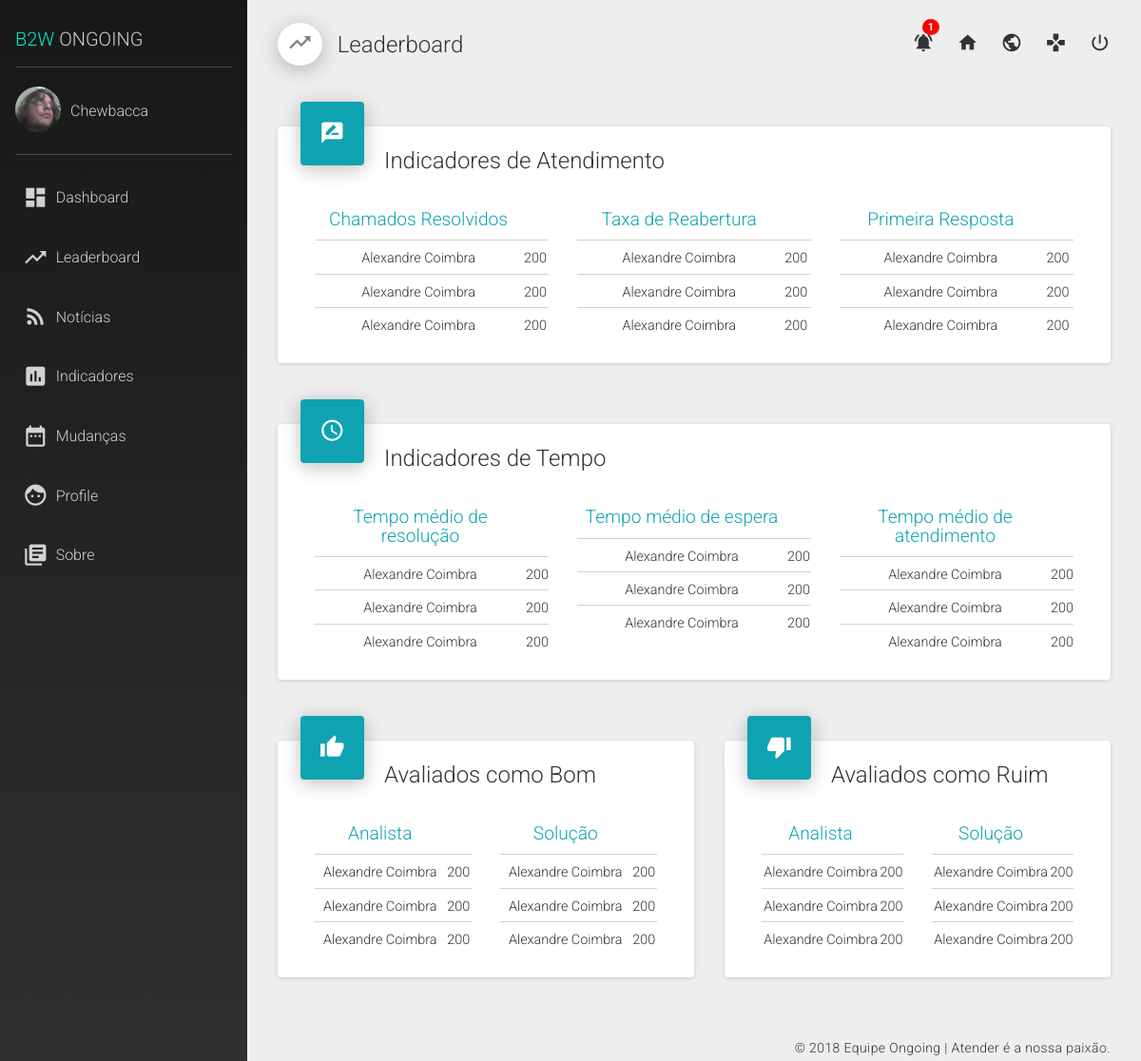
Page /leaderboard/ (signed in) on the committed database.
### dashboard/models.py (models this page shows, shortened)
class Profile(models.Model):
    username = models.OneToOneField(User, on_delete=models.CASCADE)
    nickname = models.CharField(max_length=100, blank=True)
    telegram = models.CharField(max_length=100, blank=False)
    skype = models.CharField(max_length=100, blank=False)
    hipchat = models.CharField(max_length=100, blank=False)
    phone = models.IntegerField(blank=False)
    about = models.TextField(max_length=400, blank=False)
    photo = models.ImageField(upload_to='profiles/', max_length=100, blank=True)
    agent = models.BooleanField(default=False)
    created = models.DateTimeField(auto_now_add=True)
    class Meta:
        ordering = ('created',)
        verbose_name = ('Profile')
        verbose_name_plural = ('Profile')

### dashboard/views.py (the view)
# urls.py: path('leaderboard/', views.leaderboard, name='leaderboard'),
@login_required(login_url='/')
def leaderboard(request):
    context = {
        'section': "Leaderboard",
        'section_icon': "trending_up",
    }
    return render(request, 'dashboard/sections/leaderboard.html', context)

### dashboard/templates/dashboard/sections/leaderboard.html
{% extends 'dashboard/base.html' %}
{% block content %}
    <div class="card">
        <div class="card-header">
            <i class="material-icons">rate_review</i>
            <h4>Indicadores de Atendimento</h4>
        </div>
        <div class="flexbox">
            <div class="col-md-4">
                <table>
                    <thead>
                        <tr>
                            <th>Chamados Resolvidos</th>
                        </tr>
                    </thead>
                    <tbody>
                        <tr>
                            <td>Alexandre Coimbra</td>
                            <td>200</td>
                        </tr>
                        <tr>
                            <td>Alexandre Coimbra</td>
                            <td>200</td>
                        </tr>
                        <tr>
                            <td>Alexandre Coimbra</td>
                            <td>200</td>
                        </tr>
                    </tbody>
                </table>
            </div>
            <div class="col-md-4">
                <table>
                    <thead>
                        <tr>
                            <th>Taxa de Reabertura</th>
                        </tr>
                    </thead>
                    <tbody>
                        <tr>
                            <td>Alexandre Coimbra</td>
                            <td>200</td>
                        </tr>
                        <tr>
                            <td>Alexandre Coimbra</td>
                            <td>200</td>
                        </tr>
                        <tr>
                            <td>Alexandre Coimbra</td>
                            <td>200</td>
                        </tr>
                    </tbody>
                </table>
            </div>
            <div class="col-md-4">
                <table>
                    <thead>
                        <tr>
                            <th>Primeira Resposta</th>
                        </tr>
                    </thead>
                    <tbody>
                        <tr>
                            <td>Alexandre Coimbra</td>
                            <td>200</td>
                        </tr>
                        <tr>
                            <td>Alexandre Coimbra</td>
                            <td>200</td>
                        </tr>
                        <tr>
                            <td>Alexandre Coimbra</td>
                            <td>200</td>
                        </tr>
                    </tbody>
                </table>
            </div>
        </div>
    </div>
    <div class="card">
        <div class="card-header">
            <i class="material-icons">schedule</i>
            <h4>Indicadores de Tempo</h4>
        </div>
        <div class="flexbox">
            <div class="col-md-4">
                <table>
                    <thead>
                        <tr>
                            <th>Tempo médio de resolução</th>
                        </tr>
                    </thead>
                    <tbody>
                        <tr>
                            <td>Alexandre Coimbra</td>
                            <td>200</td>
                        </tr>
                        <tr>
                            <td>Alexandre Coimbra</td>
                            <td>200</td>
                        </tr>
                        <tr>
                            <td>Alexandre Coimbra</td>
                            <td>200</td>
                        </tr>
                    </tbody>
                </table>
            </div>
            <div class="col-md-4">
                <table>
                    <thead>
                        <tr>
                            <th>Tempo médio de espera</th>
                        </tr>
                    </thead>
                    <tbody>
                        <tr>
                            <td>Alexandre Coimbra</td>
                            <td>200</td>
                        </tr>
                        <tr>
                            <td>Alexandre Coimbra</td>
                            <td>200</td>
                        </tr>
                        <tr>
                            <td>Alexandre Coimbra</td>
                            <td>200</td>
                        </tr>
                    </tbody>
                </table>
            </div>
            <div class="col-md-4">
                <table>
                    <thead>
                        <tr>
                            <th>Tempo médio de atendimento</th>
                        </tr>
                    </thead>
                    <tbody>
                        <tr>
                            <td>Alexandre Coimbra</td>
                            <td>200</td>
                        </tr>
                        <tr>
                            <td>Alexandre Coimbra</td>
                            <td>200</td>
                        </tr>
                        <tr>
                            <td>Alexandre Coimbra</td>
                            <td>200</td>
                        </tr>
                    </tbody>
                </table>
            </div>
        </div>
    </div>
    <div class="flexbox space-between">
        <div class="card card-double">
            <div class="card-header">
                <i class="material-icons">thumb_up</i>
                <h4>Avaliados como Bom</h4>
            </div>
            <div class="flexbox">
                <div class="col-md-6">
                    <table>
                        <thead>
                            <tr>
                                <th>Analista</th>
                            </tr>
                        </thead>
                        <tbody>
                            <tr>
                                <td>Alexandre Coimbra</td>
                                <td>200</td>
                            </tr>
                            <tr>
                                <td>Alexandre Coimbra</td>
                                <td>200</td>
                            </tr>
                            <tr>
                                <td>Alexandre Coimbra</td>
                                <td>200</td>
                            </tr>
                        </tbody>
                    </table>
                </div>
                <div class="col-md-6">
                    <table>
                        <thead>
                            <tr>
                                <th>Solução</th>
                            </tr>
                        </thead>
                        <tbody>
                            <tr>
                                <td>Alexandre Coimbra</td>
                                <td>200</td>
                            </tr>
                            <tr>
                                <td>Alexandre Coimbra</td>
                                <td>200</td>
                            </tr>
                            <tr>
                                <td>Alexandre Coimbra</td>
                                <td>200</td>
                            </tr>
                        </tbody>
                    </table>
                </div>
            </div>
        </div>
        <div class="card card-double">
            <div class="card-header">
                <i class="material-icons">thumb_down</i>
                <h4>Avaliados como Ruim</h4>
            </div>
            <div class="flexbox">
                <div class="col-md-6">
                    <table>
                        <thead>
                            <tr>
                                <th>Analista</th>
                            </tr>
                        </thead>
                        <tbody>
                            <tr>
                                <td>Alexandre Coimbra</td>
                                <td>200</td>
                            </tr>
                            <tr>
                                <td>Alexandre Coimbra</td>
                                <td>200</td>
                            </tr>
                            <tr>
                                <td>Alexandre Coimbra</td>
                                <td>200</td>
                            </tr>
                        </tbody>
                    </table>
                </div>
                <div class="col-md-6">
                    <table>
                        <thead>
                            <tr>
                                <th>Solução</th>
                            </tr>
                        </thead>
                        <tbody>
                            <tr>
                                <td>Alexandre Coimbra</td>
                                <td>200</td>
                            </tr>
                            <tr>
                                <td>Alexandre Coimbra</td>
                                <td>200</td>
                            </tr>
                            <tr>
                                <td>Alexandre Coimbra</td>
                                <td>200</td>
                            </tr>
                        </tbody>
                    </table>
                </div>
            </div>
        </div>
    </div>
{% endblock %}

### dashboard/templates/dashboard/base.html (shortened to what this page needs)
{% load static %}
{% load active_link_tags %}
<!DOCTYPE html>
<html lang="pt_BR">
    <head>
        <link rel="stylesheet" href="https://maxcdn.bootstrapcdn.com/bootstrap/3.3.7/css/bootstrap.min.css">
        <link rel="stylesheet" type="text/css" href="{% static 'dashboard/css/reset.css' %}" />
        <link rel="stylesheet" type="text/css" href="{% static 'dashboard/css/style.css' %}" />
        <link rel="stylesheet" type="text/css" href="{% static 'dashboard/css/topbar.css' %}" />
        <link rel="stylesheet" type="text/css" href="{% static 'dashboard/css/sidebar.css' %}" />
        <link rel="stylesheet" type="text/css" href="{% static 'dashboard/css/profile.css' %}" />
        <link rel="stylesheet" type="text/css" href="{% static 'dashboard/css/news.css' %}" />
    </head>
    <body>
        <div class="wrapper">
            <aside class="sidebar">
                <div class="component-brand">
                    <h1><span class="color-primary">B2W</span> Ongoing</h1>
                </div>
                <hr/>
                <div class="flexbox vertical-align-center">
                    <div class="avatar">
                        {% if display_photo %}
                            <img src="{% get_media_prefix %}/{{ display_photo }}" alt="{{ name }}" width="48" height="48"/>
                        {% else %}
                            <img src="https://valhalla-storage.s3.amazonaws.com/static/images/general/default-avatar.png" alt="{{ name }}" width="48" height="48"/>
                        {% endif %}
                    </div>
                    <h5>{{ display_name }}</h5>
                </div>
                <hr/>
                <nav class="component-navigation">
                    <ul>
                        <li><a href="{% url 'dashboard' %}" class="{% active_link 'dashboard' %} link-menu"><i class="material-icons">dashboard</i>Dashboard</a></li>
                        <li><a href="{% url 'leaderboard' %}" class="{% active_link 'leaderboard' %} link-menu"><i class="material-icons">trending_up</i>Leaderboard</a></li>
                        <li><a href="{% url 'news' %}" class="{% active_link 'news' %} link-menu"><i class="material-icons">rss_feed</i>Notícias</a></li>
                        <li><a href="{% url 'indicators' %}" class="{% active_link 'indicators' %} link-menu"><i class="material-icons">insert_chart</i>Indicadores</a></li>
                        <li><a href="{% url 'changes' %}" class="{% active_link 'changes' %} link-menu"><i class="material-icons">date_range</i>Mudanças</a></li>
                        <li><a href="{% url 'profile' %}" class="{% active_link 'profile' %} link-menu"><i class="material-icons">face</i>Profile</a></li>
                        <li><a href="{% url 'about' %}" class="{% active_link 'about' %} link-menu"><i class="material-icons">library_books</i>Sobre</a></li>
                    </ul>
                </nav>
            </aside>
            <div class="dashboard-component" data-content="component">
                <div class="component-container">
                <div class="component-topbar">
                    <div class="topbar-left">
                        <span><i class="material-icons">{{ section_icon }}</i></span>
                        <h4>{{ section }}</h4>
                    </div>
                    <div class="topbar-right">
                        <nav class="topbar-right-nav">
                            <ul>
                                {% if notifications_check == True %}
                                    <li class="dropdown cursor-pointer">
                                        <span class="notification-count">{{ notifications_count }}</span>
                                        <a class="dropdown-toggle" id="notification" title="Ver notificações" data-toggle="dropdown" aria-haspopup="true" aria-expanded="true">
                                            <i class="material-icons">notifications_active</i>
                                        </a>
                                    </li>
                                {% else %}
                                    <li>
                                        <a href="#" title="Não existem notificações">
                                            <i class="material-icons">notifications</i>
                                        </a>
                                    </li>
                                {% endif %}
                                <li>
                                    <a href="{% url 'home' %}" title="Home">
                                        <i class="material-icons">home</i>
                                    </a>
                                </li>
                                <li>
                                    <a href="#" title="Hermes">
                                        <i class="material-icons">public</i>
                                    </a>
                                </li>
                                <li>
                                    <a href="#" title="Morpheus">
                                        <i class="material-icons">games</i>
                                    </a>
                                </li>
                                <li>
                                    <a href="{% url 'logout' %}" title="Logout">
                                        <i class="material-icons">power_settings_new</i>
                                    </a>
                                </li>
                            </ul>
                        </nav>
                    </div>
                </div>
                <div class="component-section">
                    {% block content %}
                    {% endblock %}
                </div>
                <div class="component-footer-base">
                    <p>© 2018 Equipe Ongoing | Atender é a nossa paixão.</p>
                </div>
                </div>
            </div>
        </div>
    </body>
</html>

### rows in the picture
Profile: photo (picture), nickname "Chewbacca"

### other values in the picture
{{ section }} "Leaderboard"
{{ notifications_count }} "1"
